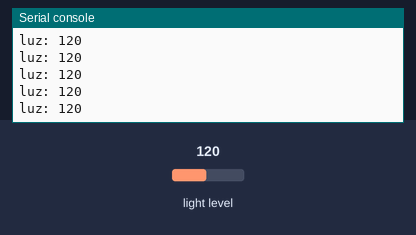
Simulated run of this program. Board: BBC micro:bit running MicroPython. Shown: the last lines printed to the serial console. The test bench sets the inputs (shaded band); at power-on: light level 120.

Above: at 1.2 s.
1.3 s: light level set to 5
At 1.56 s:
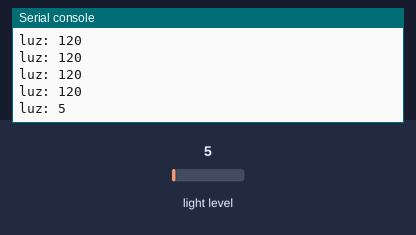
2.8 s: light level set to 64
At 2.96 s:
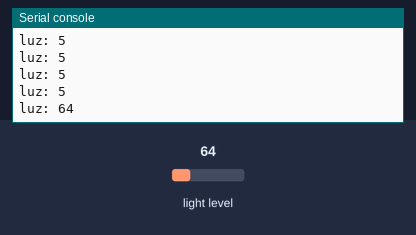
Timing chart, 0 to 5.8 s (numbered marks = the images above; inputs shaded):
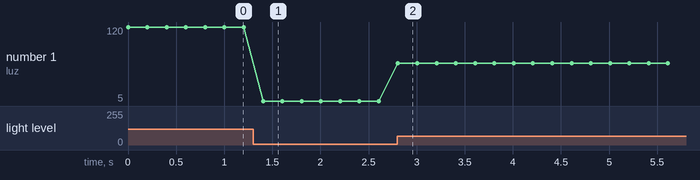

Measured:
- after the input at 1.3 s, the serial console: prints a new line after 0.10 s (image 1)
- after the input at 2.8 s, the serial console: prints a new line at once (image 2)
- plotted number 1: 120 → 5 after the input at 1.3 s, 5 → 64 after the input at 2.8 s

The program:

main.py
```python
from microbit import *

while True:
    print("luz:", display.read_light_level())
    sleep(200)
```
